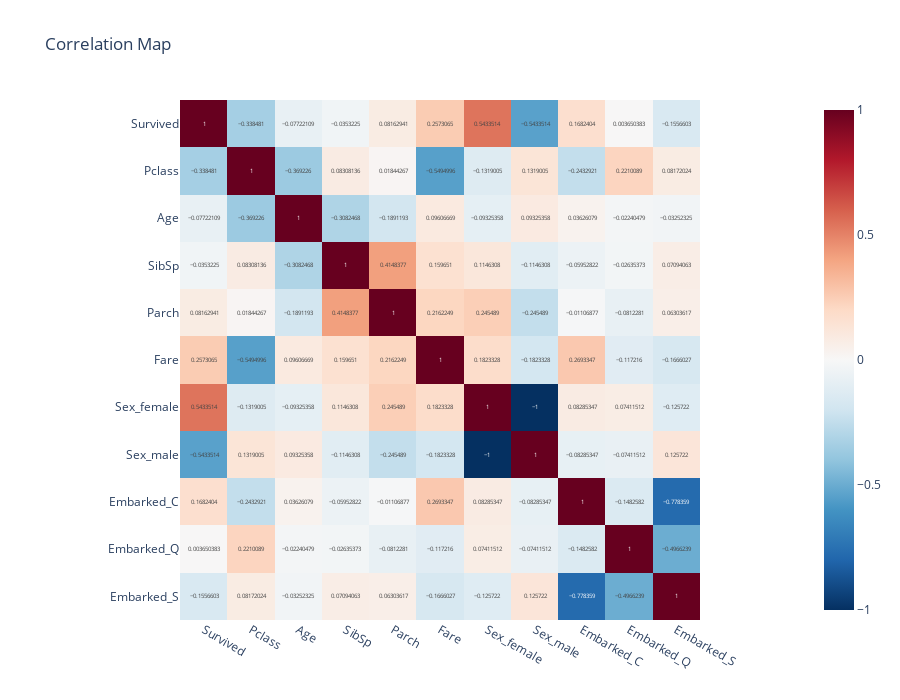

Here is the notebook cell this chart was saved with:
### Code cell
import seaborn as sns
import numpy as np
import plotly.express as px
from sklearn.model_selection import train_test_split
from sklearn.preprocessing import StandardScaler, LabelEncoder
from sklearn.linear_model import LogisticRegression
from sklearn.metrics import classification_report, confusion_matrix, roc_curve, roc_auc_score

fig = px.imshow(correlation_matrix,text_auto=True,color_continuous_scale="RdBu_r",title="Correlation Map")
fig.update_layout(width=900,height=700)
fig.show()

### Figure 1 — Plotly figure (JSON) as saved in the notebook; plotly's stock layout.template omitted (floating-point values rounded to 4 significant figures)
{"data": [{"coloraxis": "coloraxis", "hovertemplate": "x: %{x}<br>y: %{y}<br>color: %{z}<extra></extra>", "name": "0", "texttemplate": "%{z}", "type": "heatmap", "x": ["Survived", "Pclass", "Age", "SibSp", "Parch", "Fare", "Sex_female", "Sex_male", "Embarked_C", "Embarked_Q", "Embarked_S"], "xaxis": "x", "y": ["Survived", "Pclass", "Age", "SibSp", "Parch", "Fare", "Sex_female", "Sex_male", "Embarked_C", "Embarked_Q", "Embarked_S"], "yaxis": "y", "z": [[1, -0.3385, -0.07722, -0.03532, 0.08163, 0.2573, 0.5434, -0.5434, 0.1682, 0.00365, -0.1557], [-0.3385, 1, -0.3692, 0.08308, 0.01844, -0.5495, -0.1319, 0.1319, -0.2433, 0.221, 0.08172], [-0.07722, -0.3692, 1, -0.3082, -0.1891, 0.09607, -0.09325, 0.09325, 0.03626, -0.0224, -0.03252], [-0.03532, 0.08308, -0.3082, 1, 0.4148, 0.1597, 0.1146, -0.1146, -0.05953, -0.02635, 0.07094], [0.08163, 0.01844, -0.1891, 0.4148, 1, 0.2162, 0.2455, -0.2455, -0.01107, -0.08123, 0.06304], [0.2573, -0.5495, 0.09607, 0.1597, 0.2162, 1, 0.1823, -0.1823, 0.2693, -0.1172, -0.1666], [0.5434, -0.1319, -0.09325, 0.1146, 0.2455, 0.1823, 1, -1.0, 0.08285, 0.07412, -0.1257], [-0.5434, 0.1319, 0.09325, -0.1146, -0.2455, -0.1823, -1.0, 1, -0.08285, -0.07412, 0.1257], [0.1682, -0.2433, 0.03626, -0.05953, -0.01107, 0.2693, 0.08285, -0.08285, 1, -0.1483, -0.7784], [0.00365, 0.221, -0.0224, -0.02635, -0.08123, -0.1172, 0.07412, -0.07412, -0.1483, 1, -0.4966], [-0.1557, 0.08172, -0.03252, 0.07094, 0.06304, -0.1666, -0.1257, 0.1257, -0.7784, -0.4966, 1]]}], "layout": {"coloraxis": {"colorscale": [[0, "rgb(5,48,97)"], [0.1, "rgb(33,102,172)"], [0.2, "rgb(67,147,195)"], [0.3, "rgb(146,197,222)"], [0.4, "rgb(209,229,240)"], [0.5, "rgb(247,247,247)"], [0.6, "rgb(253,219,199)"], [0.7, "rgb(244,165,130)"], [0.8, "rgb(214,96,77)"], [0.9, "rgb(178,24,43)"], [1, "rgb(103,0,31)"]]}, "height": 700, "title": {"text": "Correlation Map"}, "width": 900, "xaxis": {"anchor": "y", "constrain": "domain", "domain": [0, 1], "scaleanchor": "y"}, "yaxis": {"anchor": "x", "autorange": "reversed", "constrain": "domain", "domain": [0, 1]}}}
